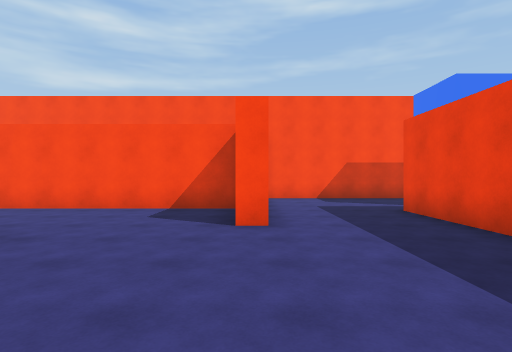
View 1 (above)

14 first-person views from a walk through a 3-D level made in the Unity game engine. The camera is 1.5 m above the floor, looks level and sees 80° across. The floor is counted in squares, 2 m on a side. Each view is taken from the middle of a square. On the plan, view 1 faces up. The plan holds only what a view shows up to about 10 squares ahead; the rest is blank. The place goes on beyond the plan. The player is left out.

View 2
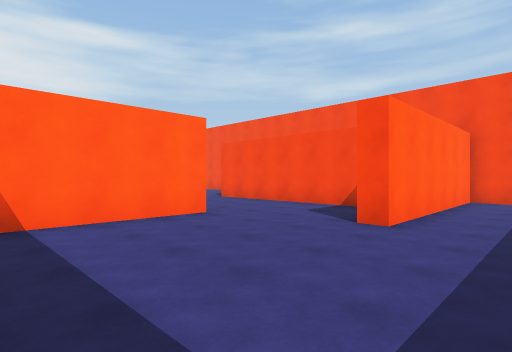

View 3
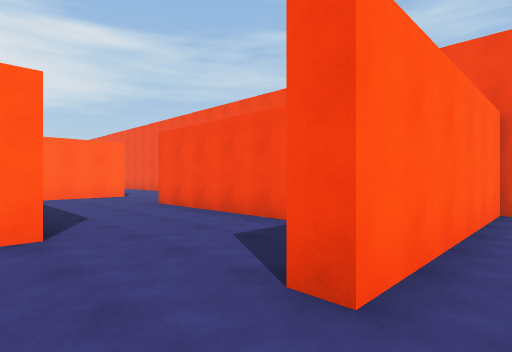

View 4
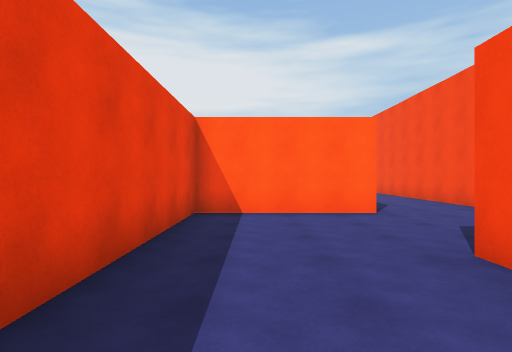

View 5
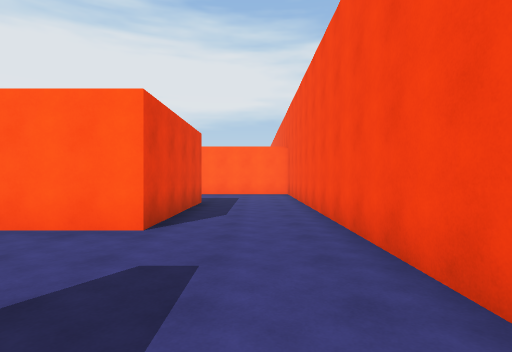

View 6
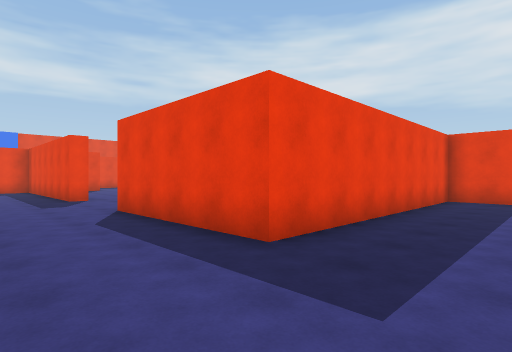

View 7
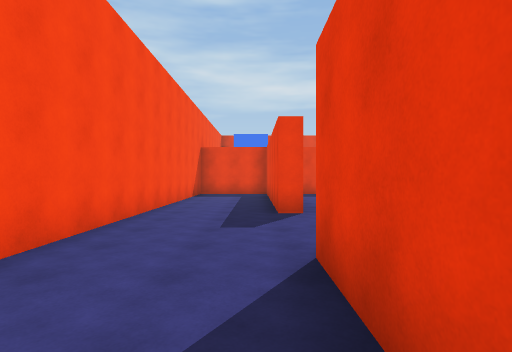

View 8
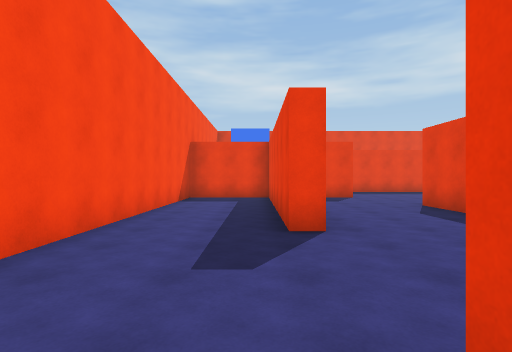

View 9
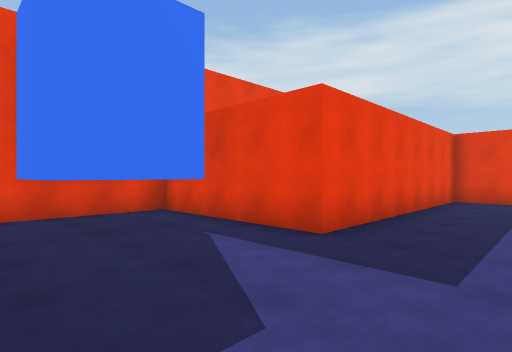

View 10
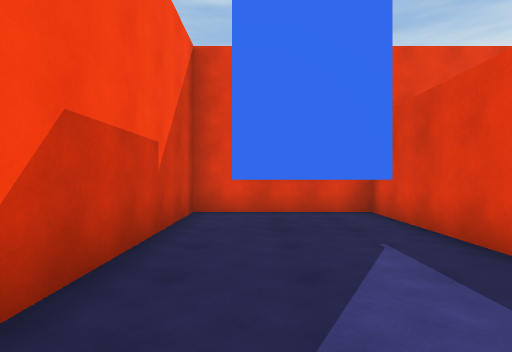

View 11
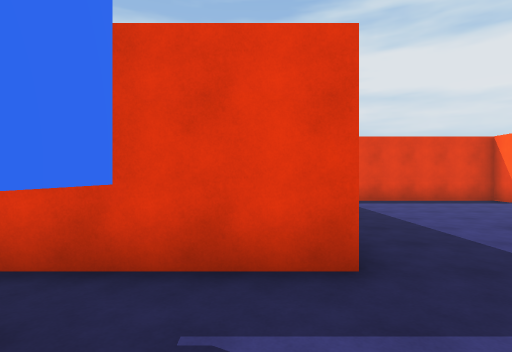

View 12
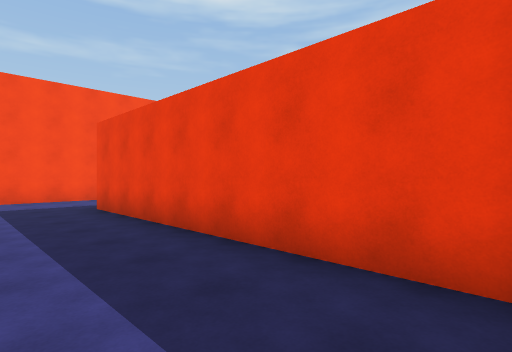

View 13
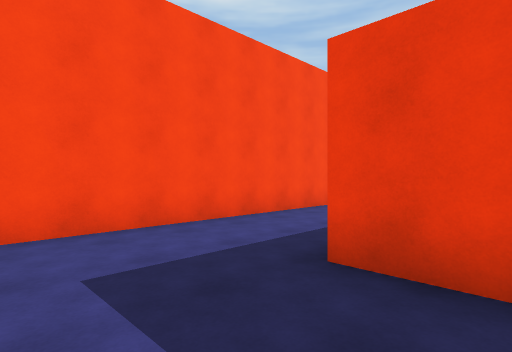

View 14
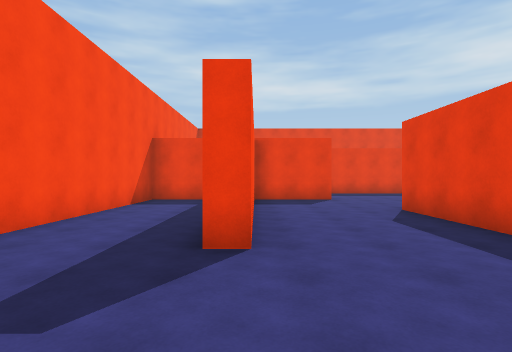

### Floor plan
Key: @ floor where view 1 was taken; # wall or solid block; . floor.
Columns run from 17 left of view 1 to 8 right of it. Each row starts with its distance up from view 1.
 11 ##########################
 10 .................#.......#
  9 .................#....##.#
  8 .................#....# .#
  7 ..#####....#######.......#
  6 ..#   #..........#..######
  5 ..#   #..........#..#
  4 ..#   #.............#
  3 ..#   ########......#
  2 ..#          #......#
  1 ..#          #......#
  0 ..#          #...@..#
 -1  ##          ########

Positions as (right, up) in squares from view 1, and headings:
1: (0, 0), facing up
2: (2, 0), facing up-left
3: (1, 3), facing up-left
4: (-4, 5), facing left
5: (-6, 9), facing left
6: (-17, 10), facing down-right
7: (-13, 8), facing right
8: (-11, 8), facing right
9: (1, 10), facing down-right
10: (1, 9), facing right
11: (4, 9), facing down
12: (-17, 0), facing up-right
13: (-17, 6), facing up-right
14: (-10, 7), facing right
